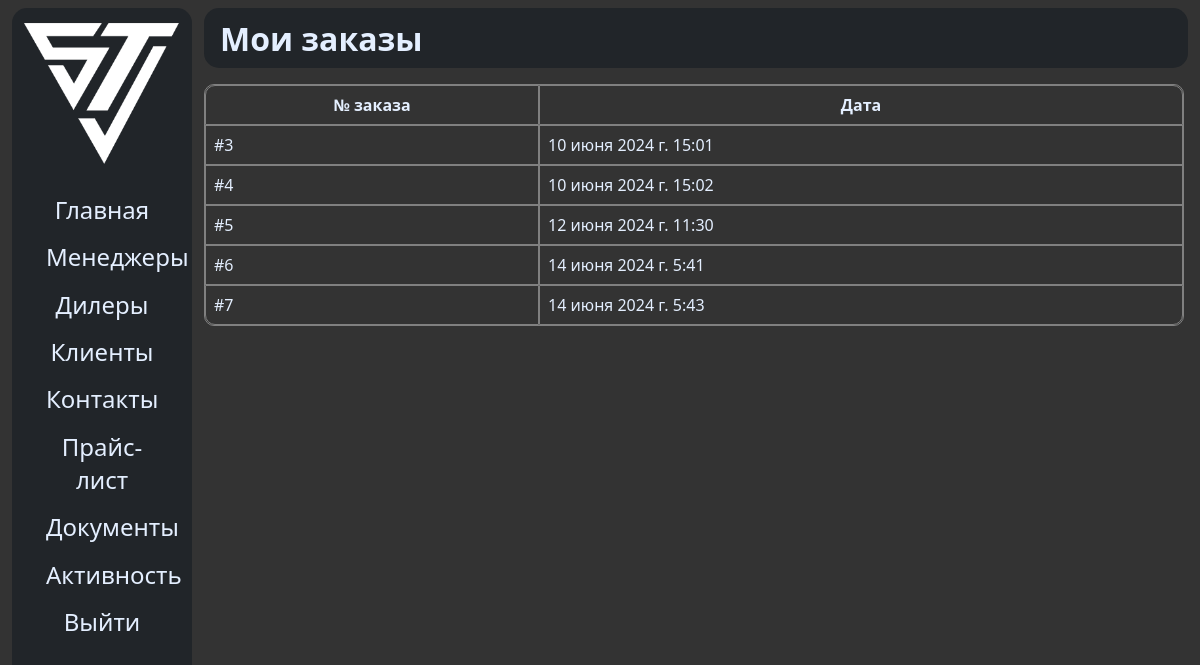
Before: /orders/my (signed in) with the older database file.
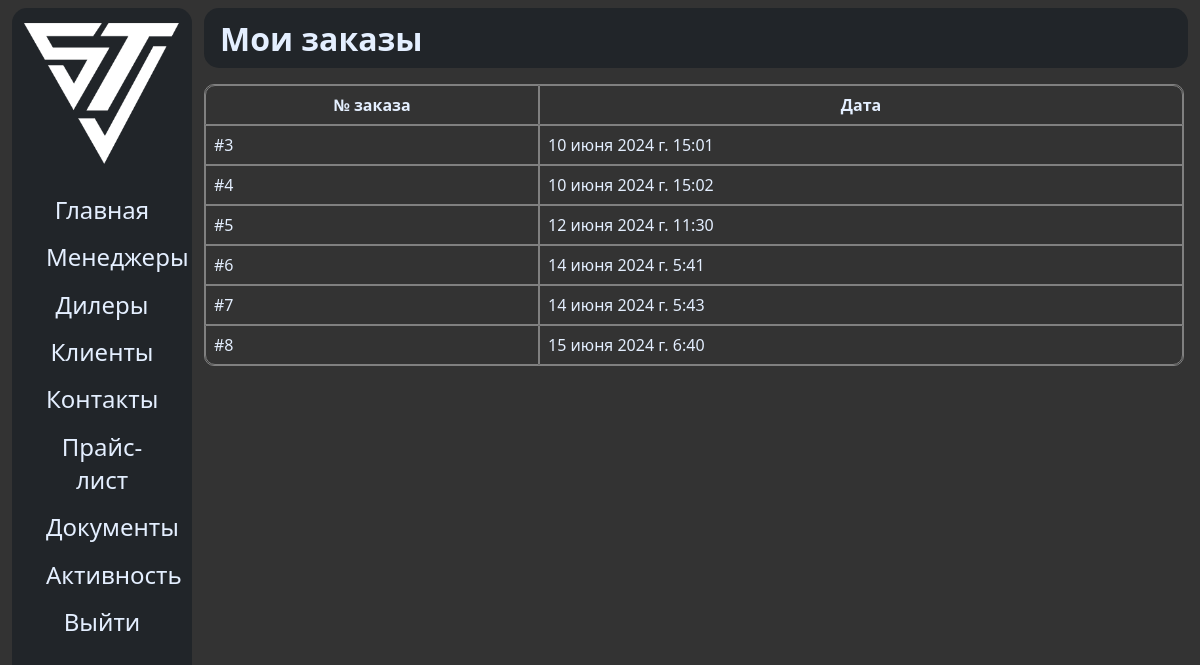
After: the same page with the newer database file.
### sinotruk/models.py (models this page shows)
class Order(models.Model):
	user = models.ForeignKey(CustomUser, on_delete=models.CASCADE, verbose_name='Заказчик', related_name='orderer')
	date = models.DateTimeField(auto_now_add=True, null=True, blank=True)

### sinotruk/views.py (the view)
# urls.py: path('orders/my', my_orders),
def my_orders(request):
	if request.user.is_authenticated:
		class OrderView:
			def __init__(self, order):
				self.order = order
				self.items = OrderItem.objects.filter(order=order)
		orders = [OrderView(x) for x in Order.objects.filter(user=request.user)]
		return render(request, 'main/my_orders.html', {
			'orders': Order.objects.filter(user=request.user)
		})
	return HttpResponseRedirect('/login')

### templates/main/my_orders.html (shortened to what this page needs)
{% extends 'main/base.html' %}
{% load static %}
{% block navbar %}
    <h1>Мои заказы</h1>
{% endblock %}
{% block content %}
    <div class="my_orders_block">
        <table class="my_table">
            <thead>
                <tr>
                    <th>№ заказа</th>
                    <th>Дата</th>
                </tr>
            </thead>
            <tbody>
                {% for order in orders %}
                    <tr class="order-tr" onclick="window.location.href='/orders/my/{{ order.id }}'">
                        <td>#{{ order.id }}</td>
                        <td>{{ order.date }}</td>
                    </tr>
                {% endfor %}
            </tbody>
        </table>
    </div>
{% endblock %}

Changed rows visible on the page:
added Order: id "8", date "15 июня 2024 г. 6:40"
